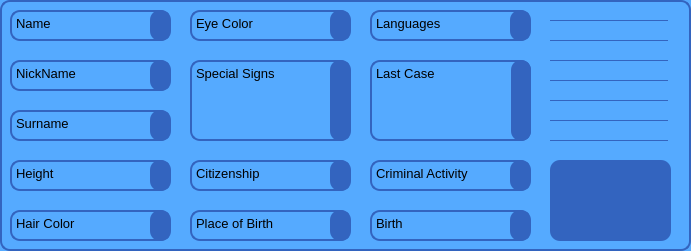
  <widget class="QFrame" name="frame">
   <property name="geometry">
    <rect>
     <x>20</x>
     <y>480</y>
     <width>691</width>
     <height>251</height>
    </rect>
   </property>
   <property name="styleSheet">
    <string notr="true">QFrame{
border-radius: 10px;
background-color: rgb(85, 170, 255);
border: 2px solid rgb(51, 100, 191);

}</string>
   </property>
   <property name="frameShape">
    <enum>QFrame::StyledPanel</enum>
   </property>
   <property name="frameShadow">
    <enum>QFrame::Raised</enum>
   </property>
   <widget class="QTextEdit" name="CriminalActivity_Label">
    <property name="geometry">
     <rect>
      <x>370</x>
      <y>160</y>
      <width>161</width>
      <height>31</height>
     </rect>
    </property>
    <property name="html">
     <string>&lt;!DOCTYPE HTML PUBLIC &quot;-//W3C//DTD HTML 4.0//EN&quot; &quot;http://www.w3.org/TR/REC-html40/strict.dtd&quot;&gt;
&lt;html&gt;&lt;head&gt;&lt;meta name=&quot;qrichtext&quot; content=&quot;1&quot; /&gt;&lt;style type=&quot;text/css&quot;&gt;
p, li { white-space: pre-wrap; }
&lt;/style&gt;&lt;/head&gt;&lt;body style=&quot; font-family:'MS Shell Dlg 2'; font-size:8.25pt; font-weight:400; font-style:normal;&quot;&gt;
&lt;p style=&quot; margin-top:0px; margin-bottom:0px; margin-left:0px; margin-right:0px; -qt-block-indent:0; text-indent:0px;&quot;&gt;&lt;span style=&quot; font-size:10pt;&quot;&gt;Criminal Activity&lt;/span&gt;&lt;/p&gt;&lt;/body&gt;&lt;/html&gt;</string>
    </property>
   </widget>
   <widget class="QTextEdit" name="Birth_Label">
    <property name="geometry">
     <rect>
      <x>370</x>
      <y>210</y>
      <width>161</width>
      <height>31</height>
     </rect>
    </property>
    <property name="html">
     <string>&lt;!DOCTYPE HTML PUBLIC &quot;-//W3C//DTD HTML 4.0//EN&quot; &quot;http://www.w3.org/TR/REC-html40/strict.dtd&quot;&gt;
&lt;html&gt;&lt;head&gt;&lt;meta name=&quot;qrichtext&quot; content=&quot;1&quot; /&gt;&lt;style type=&quot;text/css&quot;&gt;
p, li { white-space: pre-wrap; }
&lt;/style&gt;&lt;/head&gt;&lt;body style=&quot; font-family:'MS Shell Dlg 2'; font-size:8.25pt; font-weight:400; font-style:normal;&quot;&gt;
&lt;p style=&quot; margin-top:0px; margin-bottom:0px; margin-left:0px; margin-right:0px; -qt-block-indent:0; text-indent:0px;&quot;&gt;&lt;span style=&quot; font-size:10pt;&quot;&gt;Birth&lt;/span&gt;&lt;/p&gt;&lt;/body&gt;&lt;/html&gt;</string>
    </property>
   </widget>
   <widget class="QTextEdit" name="LastCase_Label">
    <property name="geometry">
     <rect>
      <x>370</x>
      <y>60</y>
      <width>161</width>
      <height>81</height>
     </rect>
    </property>
    <property name="html">
     <string>&lt;!DOCTYPE HTML PUBLIC &quot;-//W3C//DTD HTML 4.0//EN&quot; &quot;http://www.w3.org/TR/REC-html40/strict.dtd&quot;&gt;
&lt;html&gt;&lt;head&gt;&lt;meta name=&quot;qrichtext&quot; content=&quot;1&quot; /&gt;&lt;style type=&quot;text/css&quot;&gt;
p, li { white-space: pre-wrap; }
&lt;/style&gt;&lt;/head&gt;&lt;body style=&quot; font-family:'MS Shell Dlg 2'; font-size:8.25pt; font-weight:400; font-style:normal;&quot;&gt;
&lt;p style=&quot; margin-top:0px; margin-bottom:0px; margin-left:0px; margin-right:0px; -qt-block-indent:0; text-indent:0px;&quot;&gt;&lt;span style=&quot; font-size:10pt;&quot;&gt;Last Case&lt;/span&gt;&lt;/p&gt;&lt;/body&gt;&lt;/html&gt;</string>
    </property>
   </widget>
   <widget class="QTextEdit" name="PlaceOfBirth_Label">
    <property name="geometry">
     <rect>
      <x>190</x>
      <y>210</y>
      <width>161</width>
      <height>31</height>
     </rect>
    </property>
    <property name="html">
     <string>&lt;!DOCTYPE HTML PUBLIC &quot;-//W3C//DTD HTML 4.0//EN&quot; &quot;http://www.w3.org/TR/REC-html40/strict.dtd&quot;&gt;
&lt;html&gt;&lt;head&gt;&lt;meta name=&quot;qrichtext&quot; content=&quot;1&quot; /&gt;&lt;style type=&quot;text/css&quot;&gt;
p, li { white-space: pre-wrap; }
&lt;/style&gt;&lt;/head&gt;&lt;body style=&quot; font-family:'MS Shell Dlg 2'; font-size:8.25pt; font-weight:400; font-style:normal;&quot;&gt;
&lt;p style=&quot; margin-top:0px; margin-bottom:0px; margin-left:0px; margin-right:0px; -qt-block-indent:0; text-indent:0px;&quot;&gt;&lt;span style=&quot; font-size:10pt;&quot;&gt;Place of Birth&lt;/span&gt;&lt;/p&gt;&lt;/body&gt;&lt;/html&gt;</string>
    </property>
   </widget>
   <widget class="QTextEdit" name="Languages_Label">
    <property name="geometry">
     <rect>
      <x>370</x>
      <y>10</y>
      <width>161</width>
      <height>31</height>
     </rect>
    </property>
    <property name="html">
     <string>&lt;!DOCTYPE HTML PUBLIC &quot;-//W3C//DTD HTML 4.0//EN&quot; &quot;http://www.w3.org/TR/REC-html40/strict.dtd&quot;&gt;
&lt;html&gt;&lt;head&gt;&lt;meta name=&quot;qrichtext&quot; content=&quot;1&quot; /&gt;&lt;style type=&quot;text/css&quot;&gt;
p, li { white-space: pre-wrap; }
&lt;/style&gt;&lt;/head&gt;&lt;body style=&quot; font-family:'MS Shell Dlg 2'; font-size:8.25pt; font-weight:400; font-style:normal;&quot;&gt;
&lt;p style=&quot; margin-top:0px; margin-bottom:0px; margin-left:0px; margin-right:0px; -qt-block-indent:0; text-indent:0px;&quot;&gt;&lt;span style=&quot; font-size:10pt;&quot;&gt;Languages&lt;/span&gt;&lt;/p&gt;&lt;/body&gt;&lt;/html&gt;</string>
    </property>
   </widget>
   <widget class="QTextEdit" name="Citizenship_Label">
    <property name="geometry">
     <rect>
      <x>190</x>
      <y>160</y>
      <width>161</width>
      <height>31</height>
     </rect>
    </property>
    <property name="html">
     <string>&lt;!DOCTYPE HTML PUBLIC &quot;-//W3C//DTD HTML 4.0//EN&quot; &quot;http://www.w3.org/TR/REC-html40/strict.dtd&quot;&gt;
&lt;html&gt;&lt;head&gt;&lt;meta name=&quot;qrichtext&quot; content=&quot;1&quot; /&gt;&lt;style type=&quot;text/css&quot;&gt;
p, li { white-space: pre-wrap; }
&lt;/style&gt;&lt;/head&gt;&lt;body style=&quot; font-family:'MS Shell Dlg 2'; font-size:8.25pt; font-weight:400; font-style:normal;&quot;&gt;
&lt;p style=&quot; margin-top:0px; margin-bottom:0px; margin-left:0px; margin-right:0px; -qt-block-indent:0; text-indent:0px;&quot;&gt;&lt;span style=&quot; font-size:10pt;&quot;&gt;Citizenship&lt;/span&gt;&lt;/p&gt;&lt;/body&gt;&lt;/html&gt;</string>
    </property>
   </widget>
   <widget class="QTextEdit" name="SpecialSigns_Label">
    <property name="geometry">
     <rect>
      <x>190</x>
      <y>60</y>
      <width>161</width>
      <height>81</height>
     </rect>
    </property>
    <property name="html">
     <string>&lt;!DOCTYPE HTML PUBLIC &quot;-//W3C//DTD HTML 4.0//EN&quot; &quot;http://www.w3.org/TR/REC-html40/strict.dtd&quot;&gt;
&lt;html&gt;&lt;head&gt;&lt;meta name=&quot;qrichtext&quot; content=&quot;1&quot; /&gt;&lt;style type=&quot;text/css&quot;&gt;
p, li { white-space: pre-wrap; }
&lt;/style&gt;&lt;/head&gt;&lt;body style=&quot; font-family:'MS Shell Dlg 2'; font-size:8.25pt; font-weight:400; font-style:normal;&quot;&gt;
&lt;p style=&quot; margin-top:0px; margin-bottom:0px; margin-left:0px; margin-right:0px; -qt-block-indent:0; text-indent:0px;&quot;&gt;&lt;span style=&quot; font-size:10pt;&quot;&gt;Special Signs&lt;/span&gt;&lt;/p&gt;&lt;/body&gt;&lt;/html&gt;</string>
    </property>
   </widget>
   <widget class="QTextEdit" name="EyeColor_Label">
    <property name="geometry">
     <rect>
      <x>190</x>
      <y>10</y>
      <width>161</width>
      <height>31</height>
     </rect>
    </property>
    <property name="html">
     <string>&lt;!DOCTYPE HTML PUBLIC &quot;-//W3C//DTD HTML 4.0//EN&quot; &quot;http://www.w3.org/TR/REC-html40/strict.dtd&quot;&gt;
&lt;html&gt;&lt;head&gt;&lt;meta name=&quot;qrichtext&quot; content=&quot;1&quot; /&gt;&lt;style type=&quot;text/css&quot;&gt;
p, li { white-space: pre-wrap; }
&lt;/style&gt;&lt;/head&gt;&lt;body style=&quot; font-family:'MS Shell Dlg 2'; font-size:8.25pt; font-weight:400; font-style:normal;&quot;&gt;
&lt;p style=&quot; margin-top:0px; margin-bottom:0px; margin-left:0px; margin-right:0px; -qt-block-indent:0; text-indent:0px;&quot;&gt;&lt;span style=&quot; font-size:10pt;&quot;&gt;Eye Color&lt;/span&gt;&lt;/p&gt;&lt;/body&gt;&lt;/html&gt;</string>
    </property>
   </widget>
   <widget class="QTextEdit" name="NickName_Label">
    <property name="geometry">
     <rect>
      <x>10</x>
      <y>60</y>
      <width>161</width>
      <height>31</height>
     </rect>
    </property>
    <property name="html">
     <string>&lt;!DOCTYPE HTML PUBLIC &quot;-//W3C//DTD HTML 4.0//EN&quot; &quot;http://www.w3.org/TR/REC-html40/strict.dtd&quot;&gt;
&lt;html&gt;&lt;head&gt;&lt;meta name=&quot;qrichtext&quot; content=&quot;1&quot; /&gt;&lt;style type=&quot;text/css&quot;&gt;
p, li { white-space: pre-wrap; }
&lt;/style&gt;&lt;/head&gt;&lt;body style=&quot; font-family:'MS Shell Dlg 2'; font-size:8.25pt; font-weight:400; font-style:normal;&quot;&gt;
&lt;p style=&quot; margin-top:0px; margin-bottom:0px; margin-left:0px; margin-right:0px; -qt-block-indent:0; text-indent:0px;&quot;&gt;&lt;span style=&quot; font-size:10pt;&quot;&gt;NickName&lt;/span&gt;&lt;/p&gt;&lt;/body&gt;&lt;/html&gt;</string>
    </property>
   </widget>
   <widget class="QTextEdit" name="Height_Label">
    <property name="geometry">
     <rect>
      <x>10</x>
      <y>160</y>
      <width>161</width>
      <height>31</height>
     </rect>
    </property>
    <property name="html">
     <string>&lt;!DOCTYPE HTML PUBLIC &quot;-//W3C//DTD HTML 4.0//EN&quot; &quot;http://www.w3.org/TR/REC-html40/strict.dtd&quot;&gt;
&lt;html&gt;&lt;head&gt;&lt;meta name=&quot;qrichtext&quot; content=&quot;1&quot; /&gt;&lt;style type=&quot;text/css&quot;&gt;
p, li { white-space: pre-wrap; }
&lt;/style&gt;&lt;/head&gt;&lt;body style=&quot; font-family:'MS Shell Dlg 2'; font-size:8.25pt; font-weight:400; font-style:normal;&quot;&gt;
&lt;p style=&quot; margin-top:0px; margin-bottom:0px; margin-left:0px; margin-right:0px; -qt-block-indent:0; text-indent:0px;&quot;&gt;&lt;span style=&quot; font-size:10pt;&quot;&gt;Height&lt;/span&gt;&lt;/p&gt;&lt;/body&gt;&lt;/html&gt;</string>
    </property>
   </widget>
   <widget class="QTextEdit" name="Sername_Label">
    <property name="geometry">
     <rect>
      <x>10</x>
      <y>110</y>
      <width>161</width>
      <height>31</height>
     </rect>
    </property>
    <property name="html">
     <string>&lt;!DOCTYPE HTML PUBLIC &quot;-//W3C//DTD HTML 4.0//EN&quot; &quot;http://www.w3.org/TR/REC-html40/strict.dtd&quot;&gt;
&lt;html&gt;&lt;head&gt;&lt;meta name=&quot;qrichtext&quot; content=&quot;1&quot; /&gt;&lt;style type=&quot;text/css&quot;&gt;
p, li { white-space: pre-wrap; }
&lt;/style&gt;&lt;/head&gt;&lt;body style=&quot; font-family:'MS Shell Dlg 2'; font-size:8.25pt; font-weight:400; font-style:normal;&quot;&gt;
&lt;p style=&quot; margin-top:0px; margin-bottom:0px; margin-left:0px; margin-right:0px; -qt-block-indent:0; text-indent:0px;&quot;&gt;&lt;span style=&quot; font-size:10pt;&quot;&gt;Surname&lt;/span&gt;&lt;/p&gt;&lt;/body&gt;&lt;/html&gt;</string>
    </property>
   </widget>
   <widget class="QTextEdit" name="HairColor_Label">
    <property name="geometry">
     <rect>
      <x>10</x>
      <y>210</y>
      <width>161</width>
      <height>31</height>
     </rect>
    </property>
    <property name="html">
     <string>&lt;!DOCTYPE HTML PUBLIC &quot;-//W3C//DTD HTML 4.0//EN&quot; &quot;http://www.w3.org/TR/REC-html40/strict.dtd&quot;&gt;
&lt;html&gt;&lt;head&gt;&lt;meta name=&quot;qrichtext&quot; content=&quot;1&quot; /&gt;&lt;style type=&quot;text/css&quot;&gt;
p, li { white-space: pre-wrap; }
&lt;/style&gt;&lt;/head&gt;&lt;body style=&quot; font-family:'MS Shell Dlg 2'; font-size:8.25pt; font-weight:400; font-style:normal;&quot;&gt;
&lt;p style=&quot; margin-top:0px; margin-bottom:0px; margin-left:0px; margin-right:0px; -qt-block-indent:0; text-indent:0px;&quot;&gt;&lt;span style=&quot; font-size:10pt;&quot;&gt;Hair Color&lt;/span&gt;&lt;/p&gt;&lt;/body&gt;&lt;/html&gt;</string>
    </property>
   </widget>
   <widget class="QTextEdit" name="Name_Label">
    <property name="geometry">
     <rect>
      <x>10</x>
      <y>10</y>
      <width>161</width>
      <height>31</height>
     </rect>
    </property>
    <property name="html">
     <string>&lt;!DOCTYPE HTML PUBLIC &quot;-//W3C//DTD HTML 4.0//EN&quot; &quot;http://www.w3.org/TR/REC-html40/strict.dtd&quot;&gt;
&lt;html&gt;&lt;head&gt;&lt;meta name=&quot;qrichtext&quot; content=&quot;1&quot; /&gt;&lt;style type=&quot;text/css&quot;&gt;
p, li { white-space: pre-wrap; }
&lt;/style&gt;&lt;/head&gt;&lt;body style=&quot; font-family:'MS Shell Dlg 2'; font-size:8.25pt; font-weight:400; font-style:normal;&quot;&gt;
&lt;p style=&quot; margin-top:0px; margin-bottom:0px; margin-left:0px; margin-right:0px; -qt-block-indent:0; text-indent:0px;&quot;&gt;&lt;span style=&quot; font-size:10pt;&quot;&gt;Name&lt;/span&gt;&lt;/p&gt;&lt;/body&gt;&lt;/html&gt;</string>
    </property>
   </widget>
   <widget class="QPushButton" name="addInfo_Button">
    <property name="geometry">
     <rect>
      <x>550</x>
      <y>160</y>
      <width>121</width>
      <height>81</height>
     </rect>
    </property>
    <property name="cursor">
     <cursorShape>PointingHandCursor</cursorShape>
    </property>
    <property name="styleSheet">
     <string notr="true">QPushButton{
background-color: rgb(51, 100, 191);
border-radius: 10px;
} 

QPushButton:hover
{
background-color: rgb(118, 165, 70);
 }

QPushButton:pressed
{
padding-top: 3px;
 background-color:;
	color: rgb(133, 181, 105);
}
</string>
    </property>
    <property name="text">
     <string/>
    </property>
    <property name="icon">
     <iconset>
      <normaloff>../../../Python projects/PicturesForApps/picForButton7.png</normaloff>../../../Python projects/PicturesForApps/picForButton7.png</iconset>
    </property>
    <property name="iconSize">
     <size>
      <width>64</width>
      <height>64</height>
     </size>
    </property>
   </widget>
   <widget class="Line" name="line_2">
    <property name="geometry">
     <rect>
      <x>550</x>
      <y>20</y>
      <width>118</width>
      <height>1</height>
     </rect>
    </property>
    <property name="orientation">
     <enum>Qt::Horizontal</enum>
    </property>
   </widget>
   <widget class="Line" name="line_3">
    <property name="geometry">
     <rect>
      <x>550</x>
      <y>40</y>
      <width>118</width>
      <height>1</height>
     </rect>
    </property>
    <property name="orientation">
     <enum>Qt::Horizontal</enum>
    </property>
   </widget>
   <widget class="Line" name="line_4">
    <property name="geometry">
     <rect>
      <x>550</x>
      <y>60</y>
      <width>118</width>
      <height>1</height>
     </rect>
    </property>
    <property name="orientation">
     <enum>Qt::Horizontal</enum>
    </property>
   </widget>
   <widget class="Line" name="line_5">
    <property name="geometry">
     <rect>
      <x>550</x>
      <y>80</y>
      <width>118</width>
      <height>1</height>
     </rect>
    </property>
    <property name="orientation">
     <enum>Qt::Horizontal</enum>
    </property>
   </widget>
   <widget class="Line" name="line_6">
    <property name="geometry">
     <rect>
      <x>550</x>
      <y>100</y>
      <width>118</width>
      <height>1</height>
     </rect>
    </property>
    <property name="orientation">
     <enum>Qt::Horizontal</enum>
    </property>
   </widget>
   <widget class="Line" name="line_7">
    <property name="geometry">
     <rect>
      <x>550</x>
      <y>120</y>
      <width>118</width>
      <height>1</height>
     </rect>
    </property>
    <property name="orientation">
     <enum>Qt::Horizontal</enum>
    </property>
   </widget>
   <widget class="Line" name="line_8">
    <property name="geometry">
     <rect>
      <x>550</x>
      <y>140</y>
      <width>118</width>
      <height>1</height>
     </rect>
    </property>
    <property name="orientation">
     <enum>Qt::Horizontal</enum>
    </property>
   </widget>
   <widget class="QPushButton" name="lastCase_sortButton">
    <property name="geometry">
     <rect>
      <x>511</x>
      <y>60</y>
      <width>20</width>
      <height>81</height>
     </rect>
    </property>
    <property name="cursor">
     <cursorShape>PointingHandCursor</cursorShape>
    </property>
    <property name="styleSheet">
     <string notr="true">QPushButton{
background-color: rgb(51, 100, 191);
border-radius: 10px;
} 

QPushButton:hover
{
background-color: rgb(118, 165, 70);
 }

QPushButton:pressed
{
padding-top: 3px;
 background-color:rgb(38, 75, 143);
}
</string>
    </property>
    <property name="text">
     <string/>
    </property>
    <property name="iconSize">
     <size>
      <width>64</width>
      <height>64</height>
     </size>
    </property>
   </widget>
   <widget class="QPushButton" name="specialSigns_sortButton">
    <property name="geometry">
     <rect>
      <x>330</x>
      <y>60</y>
      <width>20</width>
      <height>81</height>
     </rect>
    </property>
    <property name="cursor">
     <cursorShape>PointingHandCursor</cursorShape>
    </property>
    <property name="styleSheet">
     <string notr="true">QPushButton{
background-color: rgb(51, 100, 191);
border-radius: 10px;
} 

QPushButton:hover
{
background-color: rgb(118, 165, 70);
 }

QPushButton:pressed
{
padding-top: 3px;
 background-color:rgb(38, 75, 143);
}
</string>
    </property>
    <property name="text">
     <string/>
    </property>
    <property name="iconSize">
     <size>
      <width>64</width>
      <height>64</height>
     </size>
    </property>
   </widget>
   <widget class="QPushButton" name="name_sortButton">
    <property name="geometry">
     <rect>
      <x>150</x>
      <y>10</y>
      <width>20</width>
      <height>31</height>
     </rect>
    </property>
    <property name="cursor">
     <cursorShape>PointingHandCursor</cursorShape>
    </property>
    <property name="styleSheet">
     <string notr="true">QPushButton{
background-color: rgb(51, 100, 191);
border-radius: 10px;
} 

QPushButton:hover
{
background-color: rgb(118, 165, 70);
 }

QPushButton:pressed
{
padding-top: 3px;
 background-color:rgb(38, 75, 143);
}
</string>
    </property>
    <property name="text">
     <string/>
    </property>
    <property name="iconSize">
     <size>
      <width>64</width>
      <height>64</height>
     </size>
    </property>
   </widget>
   <widget class="QPushButton" name="NickName_sortButton">
    <property name="geometry">
     <rect>
      <x>150</x>
      <y>60</y>
      <width>20</width>
      <height>31</height>
     </rect>
    </property>
    <property name="cursor">
     <cursorShape>PointingHandCursor</cursorShape>
    </property>
    <property name="styleSheet">
     <string notr="true">QPushButton{
background-color: rgb(51, 100, 191);
border-radius: 10px;
} 

QPushButton:hover
{
background-color: rgb(118, 165, 70);
 }

QPushButton:pressed
{
padding-top: 3px;
 background-color:rgb(38, 75, 143);
}
</string>
    </property>
    <property name="text">
     <string/>
    </property>
    <property name="iconSize">
     <size>
      <width>64</width>
      <height>64</height>
     </size>
    </property>
   </widget>
   <widget class="QPushButton" name="surname_sortButton">
    <property name="geometry">
     <rect>
      <x>150</x>
      <y>110</y>
      <width>20</width>
      <height>31</height>
     </rect>
    </property>
    <property name="cursor">
     <cursorShape>PointingHandCursor</cursorShape>
    </property>
    <property name="styleSheet">
     <string notr="true">QPushButton{
background-color: rgb(51, 100, 191);
border-radius: 10px;
} 

QPushButton:hover
{
background-color: rgb(118, 165, 70);
 }

QPushButton:pressed
{
padding-top: 3px;
 background-color:rgb(38, 75, 143);
}
</string>
    </property>
    <property name="text">
     <string/>
    </property>
    <property name="iconSize">
     <size>
      <width>64</width>
      <height>64</height>
     </size>
    </property>
   </widget>
   <widget class="QPushButton" name="height_sortButton">
    <property name="geometry">
     <rect>
      <x>150</x>
      <y>160</y>
      <width>20</width>
      <height>31</height>
     </rect>
    </property>
    <property name="cursor">
     <cursorShape>PointingHandCursor</cursorShape>
    </property>
    <property name="styleSheet">
     <string notr="true">QPushButton{
background-color: rgb(51, 100, 191);
border-radius: 10px;
} 

QPushButton:hover
{
background-color: rgb(118, 165, 70);
 }

QPushButton:pressed
{
padding-top: 3px;
 background-color:rgb(38, 75, 143);
}
</string>
    </property>
    <property name="text">
     <string/>
    </property>
    <property name="iconSize">
     <size>
      <width>64</width>
      <height>64</height>
     </size>
    </property>
   </widget>
   <widget class="QPushButton" name="haircolor_sortButton">
    <property name="geometry">
     <rect>
      <x>150</x>
      <y>210</y>
      <width>20</width>
      <height>31</height>
     </rect>
    </property>
    <property name="cursor">
     <cursorShape>PointingHandCursor</cursorShape>
    </property>
    <property name="styleSheet">
     <string notr="true">QPushButton{
background-color: rgb(51, 100, 191);
border-radius: 10px;
} 

QPushButton:hover
{
background-color: rgb(118, 165, 70);
 }

QPushButton:pressed
{
padding-top: 3px;
 background-color:rgb(38, 75, 143);
}
</string>
    </property>
    <property name="text">
     <string/>
    </property>
    <property name="iconSize">
     <size>
      <width>64</width>
      <height>64</height>
     </size>
    </property>
   </widget>
   <widget class="QPushButton" name="Citizenship_sortButton">
    <property name="geometry">
     <rect>
      <x>330</x>
      <y>160</y>
      <width>20</width>
      <height>31</height>
     </rect>
    </property>
    <property name="cursor">
     <cursorShape>PointingHandCursor</cursorShape>
    </property>
    <property name="styleSheet">
     <string notr="true">QPushButton{
background-color: rgb(51, 100, 191);
border-radius: 10px;
} 

QPushButton:hover
{
background-color: rgb(118, 165, 70);
 }

QPushButton:pressed
{
padding-top: 3px;
 background-color:rgb(38, 75, 143);
}
</string>
    </property>
    <property name="text">
     <string/>
    </property>
    <property name="iconSize">
     <size>
      <width>64</width>
      <height>64</height>
     </size>
    </property>
   </widget>
   <widget class="QPushButton" name="eyecolor_sortButton">
    <property name="geometry">
     <rect>
      <x>330</x>
      <y>10</y>
      <width>20</width>
      <height>31</height>
     </rect>
    </property>
    <property name="cursor">
     <cursorShape>PointingHandCursor</cursorShape>
    </property>
    <property name="styleSheet">
     <string notr="true">QPushButton{
background-color: rgb(51, 100, 191);
border-radius: 10px;
} 

QPushButton:hover
{
background-color: rgb(118, 165, 70);
 }

QPushButton:pressed
{
padding-top: 3px;
 background-color:rgb(38, 75, 143);
}
</string>
    </property>
    <property name="text">
     <string/>
    </property>
    <property name="iconSize">
     <size>
      <width>64</width>
      <height>64</height>
     </size>
    </property>
   </widget>
   <widget class="QPushButton" name="placeOfBirth_sortButton">
    <property name="geometry">
     <rect>
      <x>330</x>
      <y>210</y>
      <width>20</width>
      <height>31</height>
     </rect>
    </property>
    <property name="cursor">
     <cursorShape>PointingHandCursor</cursorShape>
    </property>
    <property name="styleSheet">
     <string notr="true">QPushButton{
background-color: rgb(51, 100, 191);
border-radius: 10px;
} 

QPushButton:hover
{
background-color: rgb(118, 165, 70);
 }

QPushButton:pressed
{
padding-top: 3px;
 background-color:rgb(38, 75, 143);
}
</string>
    </property>
    <property name="text">
     <string/>
    </property>
    <property name="iconSize">
     <size>
      <width>64</width>
      <height>64</height>
     </size>
    </property>
   </widget>
   <widget class="QPushButton" name="languages_sortButton">
    <property name="geometry">
     <rect>
      <x>510</x>
      <y>10</y>
      <width>20</width>
      <height>31</height>
     </rect>
    </property>
    <property name="cursor">
     <cursorShape>PointingHandCursor</cursorShape>
    </property>
    <property name="styleSheet">
     <string notr="true">QPushButton{
background-color: rgb(51, 100, 191);
border-radius: 10px;
} 

QPushButton:hover
{
background-color: rgb(118, 165, 70);
 }

QPushButton:pressed
{
padding-top: 3px;
 background-color:rgb(38, 75, 143);
}
</string>
    </property>
    <property name="text">
     <string/>
    </property>
    <property name="iconSize">
     <size>
      <width>64</width>
      <height>64</height>
     </size>
    </property>
   </widget>
   <widget class="QPushButton" name="crimincalActivity_sortButton">
    <property name="geometry">
     <rect>
      <x>510</x>
      <y>160</y>
      <width>20</width>
      <height>31</height>
     </rect>
    </property>
    <property name="cursor">
     <cursorShape>PointingHandCursor</cursorShape>
    </property>
    <property name="styleSheet">
     <string notr="true">QPushButton{
background-color: rgb(51, 100, 191);
border-radius: 10px;
} 

QPushButton:hover
{
background-color: rgb(118, 165, 70);
 }

QPushButton:pressed
{
padding-top: 3px;
 background-color:rgb(38, 75, 143);
}
</string>
    </property>
    <property name="text">
     <string/>
    </property>
    <property name="iconSize">
     <size>
      <width>64</width>
      <height>64</height>
     </size>
    </property>
   </widget>
   <widget class="QPushButton" name="birth_sortButton">
    <property name="geometry">
     <rect>
      <x>510</x>
      <y>210</y>
      <width>20</width>
      <height>31</height>
     </rect>
    </property>
    <property name="cursor">
     <cursorShape>PointingHandCursor</cursorShape>
    </property>
    <property name="styleSheet">
     <string notr="true">QPushButton{
background-color: rgb(51, 100, 191);
border-radius: 10px;
} 

QPushButton:hover
{
background-color: rgb(118, 165, 70);
 }

QPushButton:pressed
{
padding-top: 3px;
 background-color:rgb(38, 75, 143);
}
</string>
    </property>
    <property name="text">
     <string/>
    </property>
    <property name="iconSize">
     <size>
      <width>64</width>
      <height>64</height>
     </size>
    </property>
   </widget>
  </widget>
